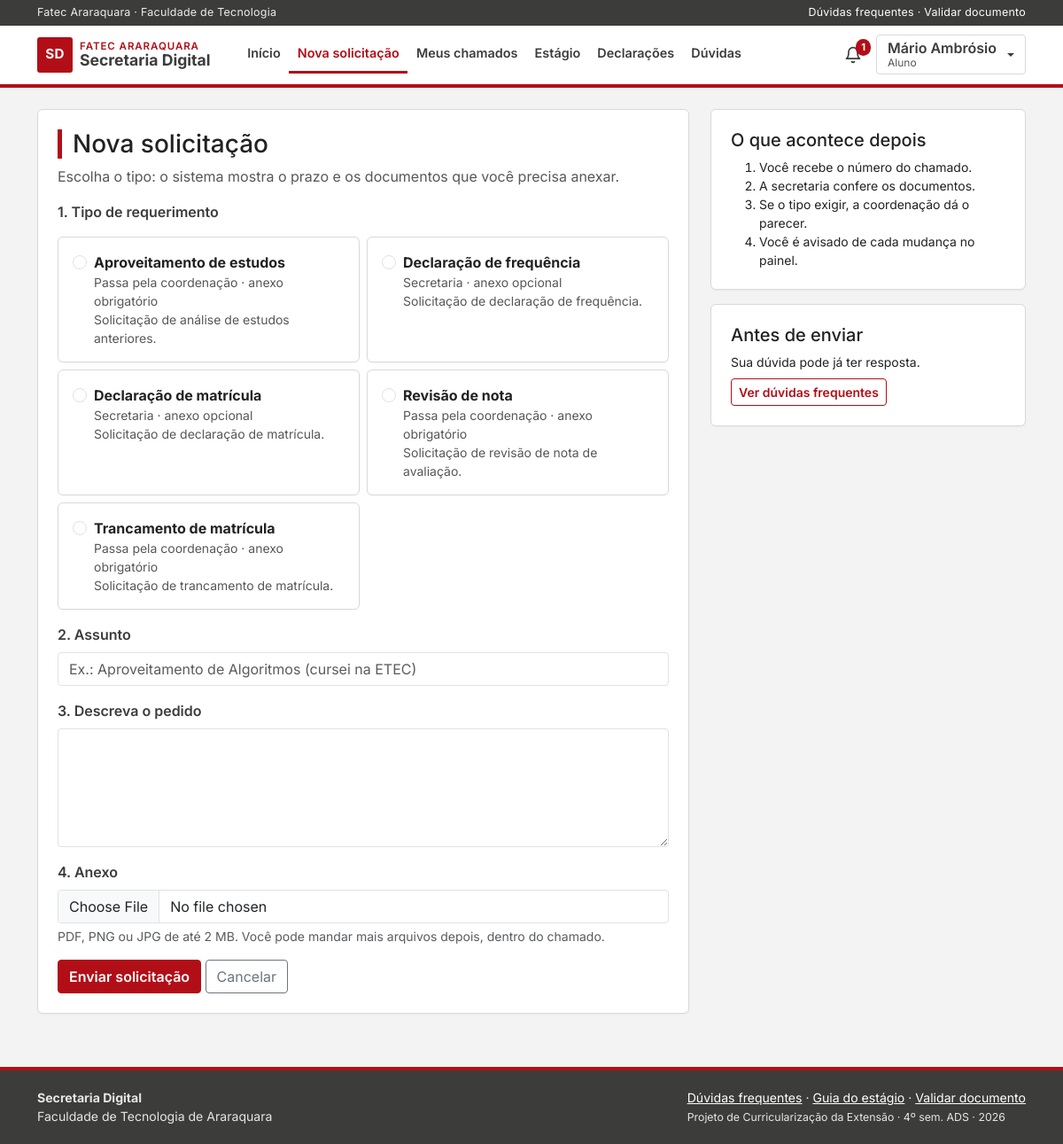
/chamado_add.php (signed in), run on the app's committed database.
### tables this page shows
CREATE TABLE tb_tipos (
  id_tipo              INT AUTO_INCREMENT PRIMARY KEY,
  nome                 VARCHAR(100) NOT NULL,
  descricao            TEXT         NULL,
  documentos_exigidos  VARCHAR(255) NULL,
  prazo_dias           SMALLINT     NOT NULL DEFAULT 5,
  precisa_coordenacao  TINYINT(1)   NOT NULL DEFAULT 0,
  exige_anexo          TINYINT(1)   NOT NULL DEFAULT 0,
  ativo                TINYINT(1)   NOT NULL DEFAULT 1,
  criado_em            DATETIME     NOT NULL DEFAULT CURRENT_TIMESTAMP,
  UNIQUE KEY uk_tipos_nome (nome)
);

### funcoes.php (called while the page is built, shortened)
<?php
    function seguro($texto){
        return htmlspecialchars((string)$texto, ENT_QUOTES, "UTF-8");
    }
?>

### chamado_add.php (the view, shortened to what this page needs)
<?php
    require_once("conecta.php");
    require_once("funcoes.php");
    $sql = "SELECT id_tipo, nome, descricao, documentos_exigidos, prazo_dias, precisa_coordenacao, exige_anexo
            FROM tb_tipos WHERE ativo = 1 ORDER BY nome ASC";
    $res = mysqli_query($con, $sql);
    $tipos = mysqli_fetch_all($res, MYSQLI_ASSOC);
    require_once("cabecalho.php");
?>
<div class="row g-4">
    <div class="col-lg-8">
        <div class="cartao">
            <h1 class="h3">Nova solicitação</h1>
            <p class="text-secondary">Escolha o tipo: o sistema mostra o prazo e os documentos que você precisa anexar.</p>
            <?php if(count($tipos) == 0){ ?>
                <div class="alert alert-warning">Nenhum tipo de requerimento disponível no momento.</div>
            <?php } else { ?>
            <form action="chamado_add2.php" method="post" enctype="multipart/form-data">
                <fieldset class="mb-3">
                    <legend class="form-label fs-6">1. Tipo de requerimento</legend>
                    <div class="row g-2">
                        <?php
                            foreach($tipos as $t){
                                $quem = $t['precisa_coordenacao'] ? "Passa pela coordenação" : "Secretaria";
                                $anexo = $t['exige_anexo'] ? "anexo obrigatório" : "anexo opcional";
                                echo "<div class='col-md-6'>
                                        <label class='cartao d-flex gap-2 p-3 h-100' style='cursor:pointer'>
                                            <input type='radio' name='rdtipo' value='" . $t['id_tipo'] . "' required class='form-check-input mt-1'
                                                data-prazo='" . (int)$t['prazo_dias'] . "'
                                                data-docs='" . seguro($t['documentos_exigidos']) . "'
                                                data-quem='$quem' data-anexo='" . $t['exige_anexo'] . "'>
                                            <span><strong>" . seguro($t['nome']) . "</strong>
                                            <span class='d-block small text-secondary'>$quem · $anexo</span>
                                            <span class='d-block small text-secondary'>" . seguro($t['descricao']) . "</span></span>
                                        </label>
                                      </div>";
                            }
                        ?>
                    </div>
                </fieldset>
                <div class="mb-3">
                    <label for="txtassunto" class="form-label">2. Assunto</label>
                    <input type="text" class="form-control" id="txtassunto" name="txtassunto" required maxlength="150" placeholder="Ex.: Aproveitamento de Algoritmos (cursei na ETEC)">
                </div>
                <div class="mb-3">
                    <label for="txtdescricao" class="form-label">3. Descreva o pedido</label>
                    <textarea class="form-control" id="txtdescricao" name="txtdescricao" rows="5" required></textarea>
                </div>
                <div class="mb-3">
                    <label for="uplanexo" class="form-label">4. Anexo <span id="obrigatorio" class="text-danger d-none">(obrigatório para este tipo)</span></label>
                    <input type="file" class="form-control" id="uplanexo" name="uplanexo" accept=".pdf,.png,.jpg,.jpeg">
                    <div class="form-text">PDF, PNG ou JPG de até 2 MB. Você pode mandar mais arquivos depois, dentro do chamado.</div>
                </div>
                <input type="submit" name="btn" value="Enviar solicitação" class="btn btn-principal">
                <a href="painel.php" class="btn btn-outline-secondary">Cancelar</a>
            </form>
            <?php } ?>
        </div>
    </div>
    <div class="col-lg-4">
        <div class="cartao mb-3">
            <h2 class="h5">O que acontece depois</h2>
            <ol class="mb-0 small">
                <li>Você recebe o número do chamado.</li>
                <li>A secretaria confere os documentos.</li>
                <li>Se o tipo exigir, a coordenação dá o parecer.</li>
                <li>Você é avisado de cada mudança no painel.</li>
            </ol>
        </div>
        <div class="cartao">
            <h2 class="h5">Antes de enviar</h2>
            <p class="small mb-2">Sua dúvida pode já ter resposta.</p>
            <a href="faq.php" class="btn btn-sm btn-contorno">Ver dúvidas frequentes</a>
        </div>
    </div>
</div>
<?php require_once("rodape.php"); ?>

### css/estilo.css (style rules this page uses)
:root { --vermelho: #B20E17; --vermelho-escuro: #8A0A11; --vermelho-claro: #FBEAEA; --cinza-escuro: #3C3C3B; --cinza: #6B6B6A; --fundo: #F3F3F3; --borda: #D9D9D9; --texto: #222222; --texto-suave: #575757; --vinho: var(--vermelho); --vinho-escuro: var(--vermelho-escuro); --vinho-claro: var(--vermelho-claro); }
body { font-family: Inter, "Segoe UI", Arial, sans-serif; background: var(--fundo); color: var(--texto); min-height: 100vh; display: flex; flex-direction: column; }
h1, h2, h3, h4, h5, h6, .marca { font-family: Inter, "Segoe UI", Arial, sans-serif; font-weight: 700; color: var(--cinza-escuro); }
h1 { font-size: 1.65rem; border-left: 5px solid var(--vermelho); padding-left: 12px; }
a { color: var(--vermelho); }
.text-secondary { color: var(--texto-suave) !important; }
.btn { border-radius: 4px; }
.btn-principal { background: var(--vermelho); border-color: var(--vermelho); color: #FFF; font-weight: 600; }
.btn-contorno { border: 1px solid var(--vermelho); color: var(--vermelho); background: #FFF; font-weight: 600; }
.cartao { background: #FFFFFF; border: 1px solid var(--borda); border-radius: 6px; padding: 22px; box-shadow: 0 1px 2px rgba(0,0,0,.04); }
.form-control, .form-select { border-radius: 4px; }
.form-label { font-weight: 600; color: var(--cinza-escuro); }

### data on the page
tb_tipos: nome "Aproveitamento de estudos", precisa_coordenacao "Passa pela coordenação", exige_anexo "anexo obrigatório", descricao "Solicitação de análise de estudos anteriores."
tb_tipos: nome "Declaração de frequência", precisa_coordenacao "Secretaria", exige_anexo "anexo opcional", descricao "Solicitação de declaração de frequência."
tb_tipos: nome "Declaração de matrícula", precisa_coordenacao "Secretaria", exige_anexo "anexo opcional", descricao "Solicitação de declaração de matrícula."
tb_tipos: nome "Revisão de nota", precisa_coordenacao "Passa pela coordenação", exige_anexo "anexo obrigatório", descricao "Solicitação de revisão de nota de avaliação."
tb_tipos: nome "Trancamento de matrícula", precisa_coordenacao "Passa pela coordenação", exige_anexo "anexo obrigatório", descricao "Solicitação de trancamento de matrícula."

### other printed values
$rotulo "Início Nova solicitação Meus chamados Estágio Declarações Dúvidas"
$qtd_notif "1"
seguro($_SESSION['nome']) "Mário Ambrósio"
nome_nivel($nivel_menu) "Aluno"
